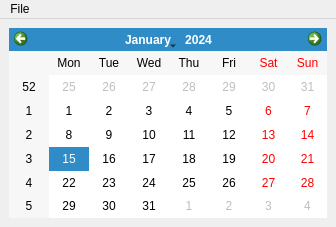
<ui version="4.0" >
 <class>MainWindow</class>
 <widget class="QMainWindow" name="MainWindow" >
  <property name="geometry" >
   <rect>
    <x>0</x>
    <y>0</y>
    <width>336</width>
    <height>227</height>
   </rect>
  </property>
  <property name="windowTitle" >
   <string>qxeditor-qt-kdev</string>
  </property>
  <widget class="QWidget" name="centralWidget" >
   <layout class="QGridLayout" name="gridLayout" >
    <item row="0" column="0" >
     <widget class="QCalendarWidget" name="calendarWidget" />
    </item>
   </layout>
  </widget>
  <widget class="QMenuBar" name="menuBar" >
   <property name="geometry" >
    <rect>
     <x>0</x>
     <y>0</y>
     <width>336</width>
     <height>29</height>
    </rect>
   </property>
   <widget class="QMenu" name="menuFile" >
    <property name="title" >
     <string>File</string>
    </property>
    <addaction name="actionQuit" />
   </widget>
   <addaction name="menuFile" />
  </widget>
  <action name="actionQuit" >
   <property name="text" >
    <string>Quit</string>
   </property>
  </action>
 </widget>
 <resources/>
 <connections>
  <connection>
   <sender>actionQuit</sender>
   <signal>activated()</signal>
   <receiver>MainWindow</receiver>
   <slot>close()</slot>
   <hints>
    <hint type="sourcelabel" >
     <x>-1</x>
     <y>-1</y>
    </hint>
    <hint type="destinationlabel" >
     <x>167</x>
     <y>113</y>
    </hint>
   </hints>
  </connection>
 </connections>
</ui>
